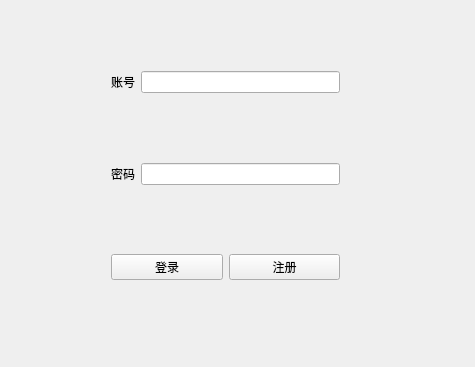
<?xml version="1.0" encoding="UTF-8"?>
<ui version="4.0">
 <class>Widget</class>
 <widget class="QWidget" name="Widget">
  <property name="geometry">
   <rect>
    <x>0</x>
    <y>0</y>
    <width>475</width>
    <height>367</height>
   </rect>
  </property>
  <property name="windowTitle">
   <string>Widget</string>
  </property>
  <property name="styleSheet">
   <string notr="true"/>
  </property>
  <widget class="QLabel" name="label">
   <property name="geometry">
    <rect>
     <x>1</x>
     <y>1</y>
     <width>481</width>
     <height>371</height>
    </rect>
   </property>
   <property name="styleSheet">
    <string notr="true">border-image: url(:/picture/12.png);</string>
   </property>
   <property name="text">
    <string/>
   </property>
  </widget>
  <widget class="QWidget" name="layoutWidget">
   <property name="geometry">
    <rect>
     <x>100</x>
     <y>60</y>
     <width>251</width>
     <height>231</height>
    </rect>
   </property>
   <layout class="QVBoxLayout" name="verticalLayout" stretch="0,1,3,1,3">
    <item>
     <layout class="QHBoxLayout" name="horizontalLayout">
      <item>
       <widget class="QLabel" name="label_username">
        <property name="styleSheet">
         <string notr="true">color: rgb(0, 0, 0);</string>
        </property>
        <property name="text">
         <string>账号</string>
        </property>
       </widget>
      </item>
      <item>
       <widget class="QLineEdit" name="lineEdit_username"/>
      </item>
     </layout>
    </item>
    <item>
     <spacer name="verticalSpacer">
      <property name="orientation">
       <enum>Qt::Vertical</enum>
      </property>
      <property name="sizeHint" stdset="0">
       <size>
        <width>20</width>
        <height>40</height>
       </size>
      </property>
     </spacer>
    </item>
    <item>
     <layout class="QHBoxLayout" name="horizontalLayout_2">
      <item>
       <widget class="QLabel" name="label_password">
        <property name="styleSheet">
         <string notr="true">color: rgb(0, 0, 0);</string>
        </property>
        <property name="text">
         <string>密码</string>
        </property>
       </widget>
      </item>
      <item>
       <widget class="QLineEdit" name="lineEdit_password"/>
      </item>
     </layout>
    </item>
    <item>
     <spacer name="verticalSpacer_2">
      <property name="orientation">
       <enum>Qt::Vertical</enum>
      </property>
      <property name="sizeHint" stdset="0">
       <size>
        <width>20</width>
        <height>40</height>
       </size>
      </property>
     </spacer>
    </item>
    <item>
     <layout class="QHBoxLayout" name="horizontalLayout_3">
      <item>
       <widget class="QPushButton" name="btn_login">
        <property name="styleSheet">
         <string notr="true"/>
        </property>
        <property name="text">
         <string>登录</string>
        </property>
       </widget>
      </item>
      <item>
       <widget class="QPushButton" name="btn_enroll">
        <property name="styleSheet">
         <string notr="true"/>
        </property>
        <property name="text">
         <string>注册</string>
        </property>
       </widget>
      </item>
     </layout>
    </item>
   </layout>
  </widget>
  <zorder>layoutWidget</zorder>
  <zorder>label</zorder>
 </widget>
 <layoutdefault spacing="6" margin="11"/>
 <resources/>
 <connections/>
</ui>
